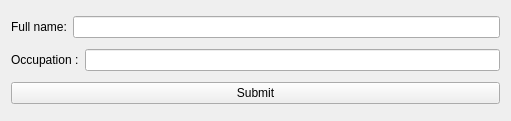
<?xml version="1.0" encoding="UTF-8"?>
<ui version="4.0">
 <class>Widget</class>
 <widget class="QWidget" name="Widget">
  <property name="geometry">
   <rect>
    <x>0</x>
    <y>0</y>
    <width>511</width>
    <height>121</height>
   </rect>
  </property>
  <property name="windowTitle">
   <string>QT Designer QWidget</string>
  </property>
  <layout class="QVBoxLayout" name="verticalLayout">
   <item>
    <layout class="QHBoxLayout" name="horizontalLayout">
     <item>
      <widget class="QLabel" name="label">
       <property name="text">
        <string>Full name:</string>
       </property>
      </widget>
     </item>
     <item>
      <widget class="QLineEdit" name="le_name"/>
     </item>
    </layout>
   </item>
   <item>
    <layout class="QHBoxLayout" name="horizontalLayout_2">
     <item>
      <widget class="QLabel" name="label_2">
       <property name="text">
        <string>Occupation :</string>
       </property>
      </widget>
     </item>
     <item>
      <widget class="QLineEdit" name="le_occ"/>
     </item>
    </layout>
   </item>
   <item>
    <widget class="QPushButton" name="pb_submit">
     <property name="text">
      <string>Submit</string>
     </property>
    </widget>
   </item>
  </layout>
 </widget>
 <resources/>
 <connections/>
</ui>
